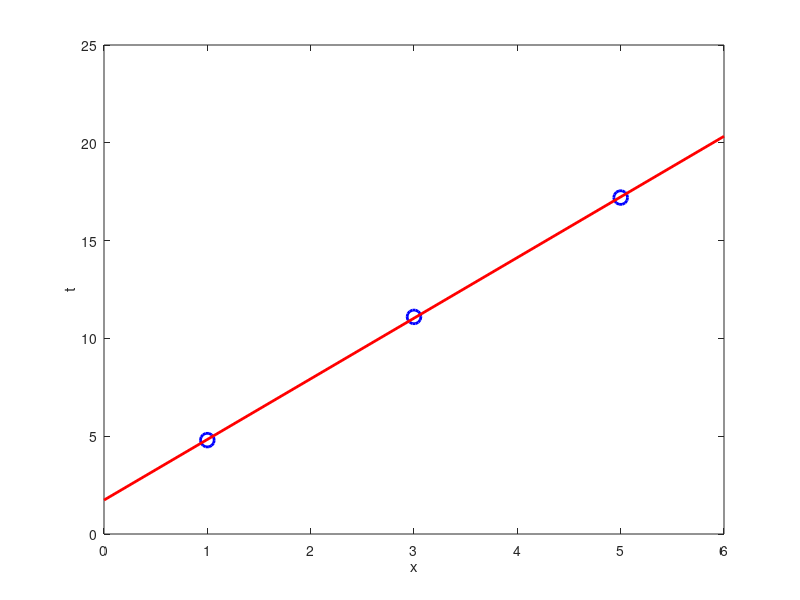

Write MATLAB code to recreate this figure.
%% fitlinear.m
% From A First Course in Machine Learning, Chapter 1.
% Simon Rogers, 31/10/11 [simon.rogers@glasgow.ac.uk]
clc;clear all;close all;

%% Define the data (Table 1.1)
% Change these to use a different dataset
x = [1;3;5];
t = [4.8;11.1;17.2];
N = length(x); % 3
%% Compute the various averages required
% $\frac{1}{N}\sum_n x_n$
m_x = sum(x)/N;
%%
% $$\frac{1}{N}\sum_n t_n$$
%
m_t = sum(t)/N;
%%
% $\frac{1}{N}\sum_n t_n x_n$
m_xt = sum(t.*x)/N;
%%
% $\frac{1}{N}\sum_n x_n^2$
m_xx = sum(x.*x)/N;


%% Compute w1 (gradient) (Equation 1.10)
w_1 = (m_xt - m_x*m_t)/(m_xx - m_x^2);
%% Compute w0 (intercept) (Equation 1.8)
w_0 = m_t - w_1*m_x;

%% Plot the data and linear fit
figure(1);hold off
plot(x,t,'bo','markersize',10,'linewidth',2)
xplot = [0 6];
xlim(xplot)
hold on
plot(xplot,w_0+w_1*xplot,'r','linewidth',2)
xlabel('x');
ylabel('t');
